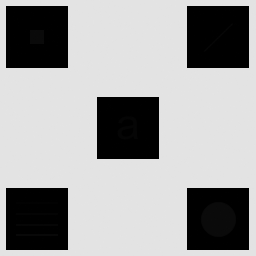
#> input picture Imagen_con_detalles_escondidos.tif, 256 x 256 px
$ jupyter execute tp_proc_img_Munoz_Onskiw_Cantela.ipynb   (shell and % lines are left out)
#> lines starting #> are read from the running program, lines starting #| are printed output that depends on the picture
[cell 1]
import cv2
import numpy as np
import matplotlib.pyplot as plt

from pathlib import Path

Problema 1 - Ecualización local de histograma
----
La técnica de ecualización del histograma se puede extender para un análisis local, es decir,
se puede realizar una ecualización local del histograma. El procedimiento consiste en
definir una ventana cuadrada/rectangular (vecindario MxN) y mover el centro de la misma
de píxel en píxel. En cada ubicación, se calcula el histograma de los puntos dentro de la
ventana “deslizante” y se obtiene de esta manera, una transformación local de ecualización
del histograma. Esta transformación se utiliza finalmente para mapear el nivel de intensidad
del píxel centrado en la ventana bajo análisis, obteniendo así el valor del píxel
correspondiente a la imagen procesada. Luego, se desplaza la ventana un píxel hacia el
costado y se repite el procedimiento hasta recorrer toda la imagen.

Esta técnica resulta útil cuando existen diferentes zonas de una imagen que poseen
detalles, los cuales se quiere resaltar, y los mismos poseen valores de intensidad muy
parecidos al valor del fondo local de la misma. En estos casos, una ecualización global del
histograma no daría buenos resultados, ya que se pierde la localidad del análisis al calcular
el histograma utilizando todos los píxeles de la imagen.

Desarrolle una función para implementar la ecualización local del histograma, que reciba
como parámetros de entrada la imagen a procesar, y el tamaño de la ventana de
procesamiento (MxN). Utilice dicha función para analizar la imagen que se muestra en la
Figura 1 (archivo Imagen_con_objetos_ocultos.tiff) e informe cuáles son los detalles
escondidos en las diferentes zonas de la misma. Luego, desarrolle un análisis sobre la
influencia del tamaño de la ventana en los resultados obtenidos.

[cell 2]
plt.rcParams["figure.figsize"] = (8, 6)
plt.rcParams["image.cmap"] = "gray"
plt.rcParams["axes.grid"] = False

[cell 3]
img_path = Path("Imagen_con_detalles_escondidos.tif")

img = cv2.imread(str(img_path), cv2.IMREAD_GRAYSCALE)
#> img is the input picture: shape (256, 256); min 0, max 228, mean 160.7

if img is None:
    raise FileNotFoundError(f"No se pudo cargar la imagen: {img_path}")

print(f"Dimensiones: {img.shape}")
#| Dimensiones: (256, 256)
print(f"Tipo de dato: {img.dtype}")
#| Tipo de dato: uint8
print(f"Rango de intensidades: [{img.min()}, {img.max()}]")
#| Rango de intensidades: [0, 228]

[cell 4]
plt.figure(figsize=(7, 7))
plt.imshow(img, vmin=0, vmax=255)
plt.title("Imagen original")
plt.axis("off")
plt.show()

[cell 5]
hist, bins = np.histogram(img.flatten(), 256, [0, 256])
#> hist = 256 values, max 43946 at index 227, min 0 at index 12, mean 256; bins = 257 values from 0 to 256

plt.figure(figsize=(8, 4))
plt.plot(hist)
plt.title("Histograma de la imagen original")
plt.xlabel("Nivel de gris")
plt.ylabel("Frecuencia")
plt.xlim(0, 255)
plt.show()
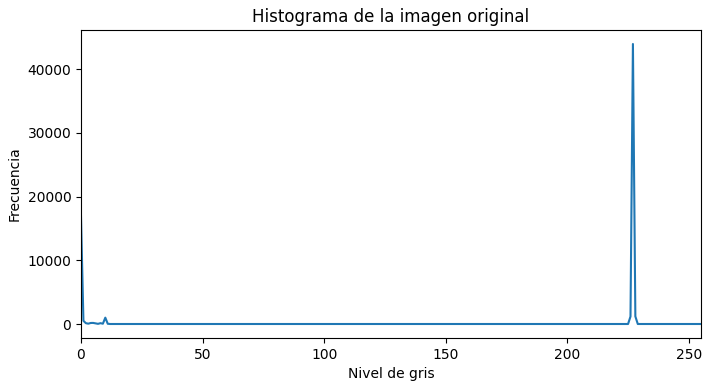
#> figure drawn by matplotlib, 1 panel; curve peaks at x = 227, y = 43946

Se observa una gran distribución de pixeles concentrada en grises, se aplica una ecualización global para tratar distribuir mejor las intensidades y tratar de aprovechar mejor el rango disponible.

[cell 6]
img_global_eq = cv2.equalizeHist(img)
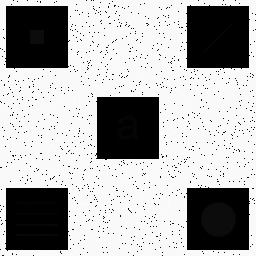
#> img_global_eq: shape (256, 256); min 0, max 255, mean 172.2

fig, ax = plt.subplots(1, 2, figsize=(12, 5))

ax[0].imshow(img, vmin=0, vmax=255)
ax[0].set_title("Imagen original")
ax[0].axis("off")

ax[1].imshow(img_global_eq, vmin=0, vmax=255)
ax[1].set_title("Ecualización global")
ax[1].axis("off")

plt.tight_layout()
plt.show()
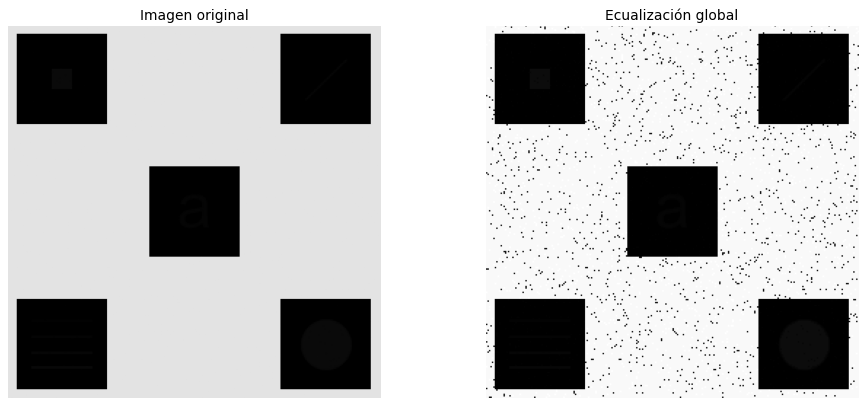
#> figure drawn by matplotlib, 2 panels

[cell 7]
hist_global_eq, _ = np.histogram(img_global_eq.flatten(), 256, [0, 256])
#> hist_global_eq = 256 values, max 43946 at index 249, min 0 at index 1, mean 256

fig, ax = plt.subplots(1, 2, figsize=(12, 4))

ax[0].plot(hist)
ax[0].set_title("Histograma original")
ax[0].set_xlabel("Nivel de gris")
ax[0].set_ylabel("Frecuencia")
ax[0].set_xlim(0, 255)

ax[1].plot(hist_global_eq)
ax[1].set_title("Histograma ecualizado globalmente")
ax[1].set_xlabel("Nivel de gris")
ax[1].set_ylabel("Frecuencia")
ax[1].set_xlim(0, 255)

plt.tight_layout()
plt.show()
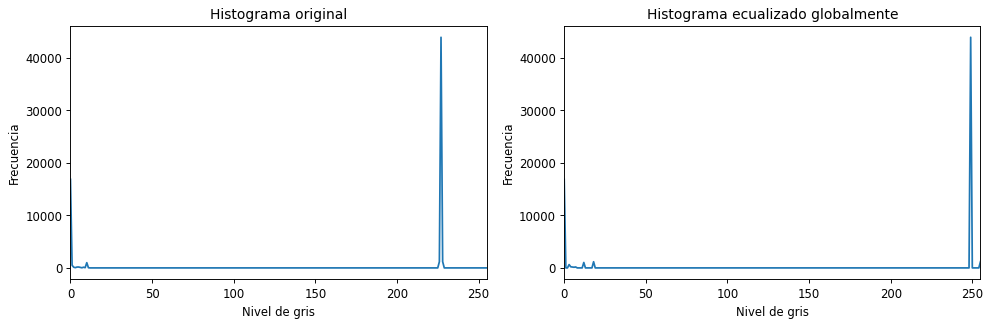
#> figure drawn by matplotlib, 2 panels; panel 1: curve peaks at x = 227, y = 43946; panel 2: curve peaks at x = 249, y = 43946

A pesar de que la ecualización sigue habiendo una distribución muy marcada y todavía no se aprecian correctamente los detalles ocultos en la imagen, así que se define un método de ecualización local.

[cell 8]
def local_hist_equalization(img, window_size=(31, 31)):
    """
    Aplica ecualización local de histograma a una imagen en escala de grises.
    """
#> called with window_size = (31, 31)

    if img.ndim != 2:
        raise ValueError("La imagen debe estar en escala de grises.")

    if img.dtype != np.uint8:
        raise ValueError("La imagen debe ser de tipo uint8.")

    m, n = window_size

    if m <= 0 or n <= 0:
        raise ValueError("El tamaño de ventana debe ser positivo.")

    if m % 2 == 0 or n % 2 == 0:
        raise ValueError("El tamaño de ventana debe ser impar en ambas dimensiones.")

    pad_y = m // 2
    pad_x = n // 2

    img_pad = cv2.copyMakeBorder(
        img,
        top=pad_y,
        bottom=pad_y,
        left=pad_x,
        right=pad_x,
        borderType=cv2.BORDER_REPLICATE
    )
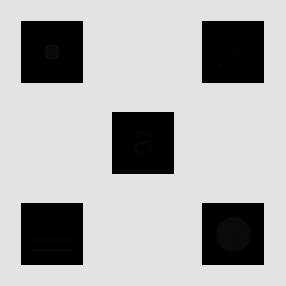
#> img_pad: shape (286, 286); min 0, max 228, mean 173.8

    out = np.zeros_like(img)

    for y in range(img.shape[0]):
        for x in range(img.shape[1]):
            window = img_pad[y:y + m, x:x + n]

            hist_local = np.bincount(window.ravel(), minlength=256)
            cdf = hist_local.cumsum()

            pixel_value = img[y, x]

            cdf_nonzero = cdf[hist_local > 0]

            if len(cdf_nonzero) == 0:
                out[y, x] = pixel_value
                continue

            cdf_min = cdf_nonzero[0]
            total = window.size

            if total == cdf_min:
                out[y, x] = pixel_value
            else:
                new_value = round((cdf[pixel_value] - cdf_min) * 255 / (total - cdf_min))
                out[y, x] = np.clip(new_value, 0, 255)
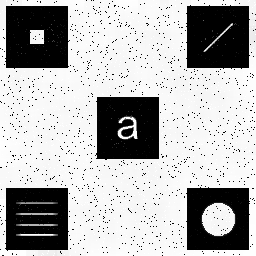
#> out: shape (256, 256); min 0, max 255, mean 177.3

    return out.astype(np.uint8)

[cell 9]
img_local_eq_31 = local_hist_equalization(img, window_size=(31, 31))

fig, ax = plt.subplots(1, 3, figsize=(15, 5))

ax[0].imshow(img, vmin=0, vmax=255)
ax[0].set_title("Original")
ax[0].axis("off")

ax[1].imshow(img_global_eq, vmin=0, vmax=255)
ax[1].set_title("Ecualización global")
ax[1].axis("off")

ax[2].imshow(img_local_eq_31, vmin=0, vmax=255)
ax[2].set_title("Ecualización local (31x31)")
ax[2].axis("off")

plt.tight_layout()
plt.show()

[cell 10]
window_sizes = [(15, 15), (31, 31), (63, 63)]

results = {}
for ws in window_sizes:
    results[ws] = local_hist_equalization(img, window_size=ws)
#> this loop made 3 passes
#> pass 1, in local_hist_equalization (call 2), `img_pad = cv2.copyMakeBorder( img, top=pad_y, bottom=pad_y, left=pad_x..`:
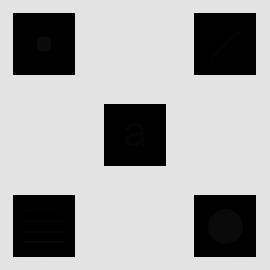
#> img_pad: shape (270, 270); min 0, max 228, mean 167.4
#> pass 3, in local_hist_equalization (call 4), `img_pad = cv2.copyMakeBorder( img, top=pad_y, bottom=pad_y, left=pad_x..`:
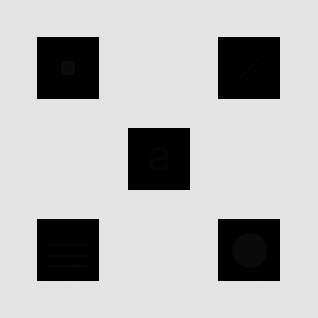
#> img_pad: shape (318, 318); min 0, max 228, mean 184
#> after the loop, results = 3 items

[cell 11]
fig, ax = plt.subplots(2, 2, figsize=(12, 12))

ax[0, 0].imshow(img, vmin=0, vmax=255)
ax[0, 0].set_title("Original")
ax[0, 0].axis("off")

for i, ws in enumerate(window_sizes, start=1):
    r = (i // 2)
    c = (i % 2)
    ax[r, c].imshow(results[ws], vmin=0, vmax=255)
    ax[r, c].set_title(f"Ecualización local {ws[0]}x{ws[1]}")
    ax[r, c].axis("off")

plt.tight_layout()
plt.show()
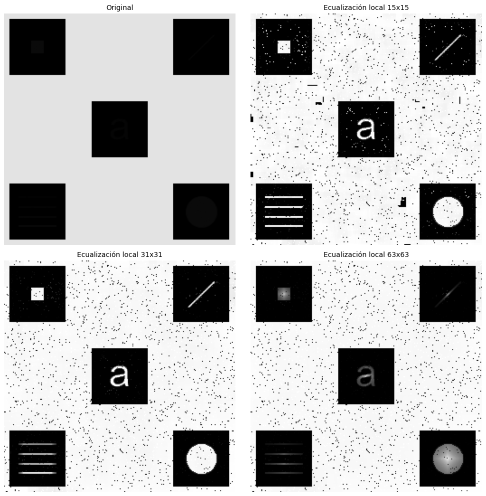
#> figure drawn by matplotlib, 4 panels

[cell 12]
y1, y2 = 50, 200
x1, x2 = 50, 200

fig, ax = plt.subplots(1, 4, figsize=(16, 4))

ax[0].imshow(img[y1:y2, x1:x2], vmin=0, vmax=255)
ax[0].set_title("Original (zoom)")
ax[0].axis("off")

ax[1].imshow(results[(15, 15)][y1:y2, x1:x2], vmin=0, vmax=255)
ax[1].set_title("15x15")
ax[1].axis("off")

ax[2].imshow(results[(31, 31)][y1:y2, x1:x2], vmin=0, vmax=255)
ax[2].set_title("31x31")
ax[2].axis("off")

ax[3].imshow(results[(63, 63)][y1:y2, x1:x2], vmin=0, vmax=255)
ax[3].set_title("63x63")
ax[3].axis("off")

plt.tight_layout()
plt.show()
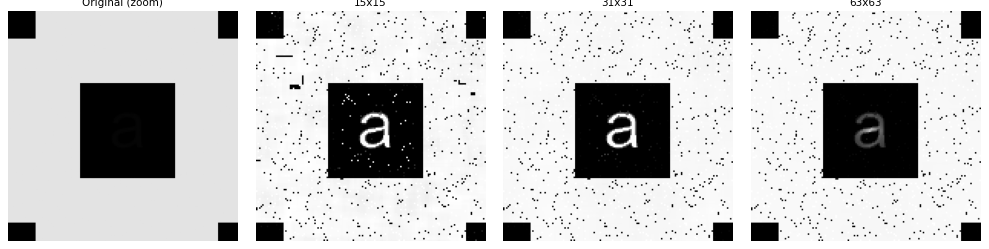
#> figure drawn by matplotlib, 4 panels
